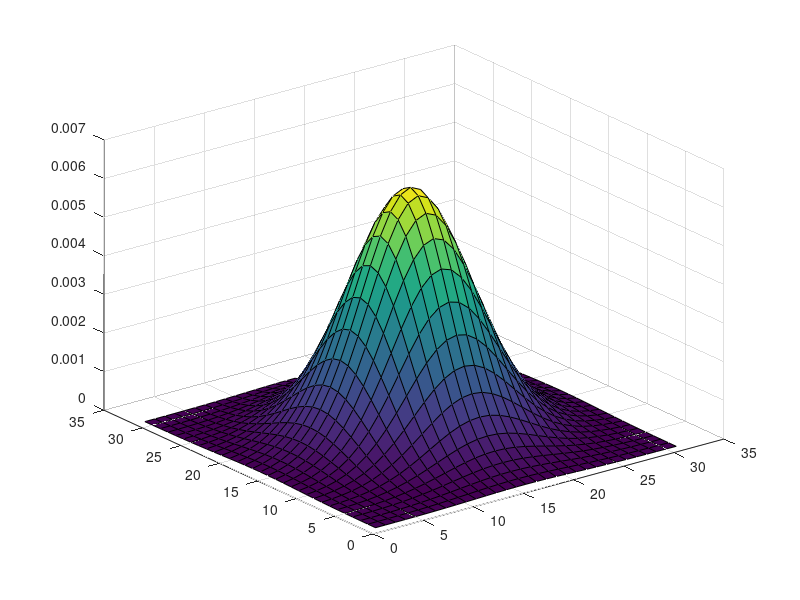

This figure's MATLAB source: (Note: this script raises an error after producing the figure.)

%% Gaussian Noise
noise = randn([1000 2]);
% noise = rand([1000 2]); %uniform noise
hist3(noise);
% noise = randi([1 1000]); %intiger noise
% plot(noise);

%% Gaussian Noise Visualization 
hsize =31;
sigma = 5;
h = fspecial('gaussian',hsize,sigma);
surf(h);
% imagesc(h);


%% Image filter and Correlation
img = imread('Data\view1.png');


filter_size =5;
filter_sigma = 1;
filter = fspecial('gaussian',filter_size,filter_sigma);

smoothed = imfilter(img,filter,0);
% smoothed = imfilter(img,filter,'circular');
% smoothed = imfilter(img,filter,'replicate');
% smoothed = imfilter(img,filter,'symmetric');
imshow(smoothed)

%% salt and pepper noise and Median filter
img = imread('Data\view1.png');
img = rgb2gray(img);
imshow(img);
% make salt and pepper noise
noisy_img = imnoise(img, 'salt & pepper', 0.02);
imshow(noisy_img);

% median filter
median_filtered = medfilt2(noisy_img);
imshow(median_filtered);

